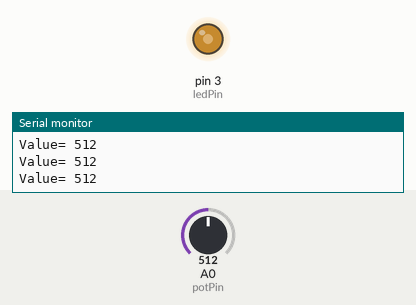
This sketch was run on a simulated Arduino Uno, built with avr-gcc and run on an emulated ATmega328P. Parts: output pins drawn as LEDs (lit = HIGH), the last lines printed to the serial monitor. The inputs (shaded band) are chosen by the test bench; at power-on: A0 (potPin) = 512.

Above: at 1.2 s.
1.3 s: A0 (potPin) set to 11
At 2.1 s:
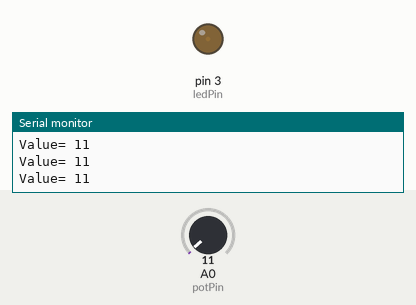
2.8 s: A0 (potPin) set to 8
5.8 s: A0 (potPin) set to 716
At 6.9 s:
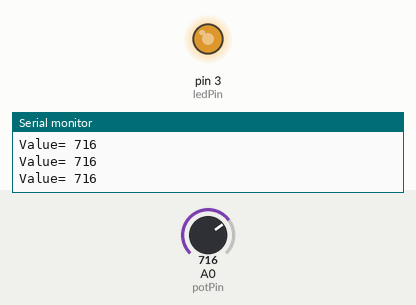
7.3 s: A0 (potPin) set to 109
At 7.9 s:
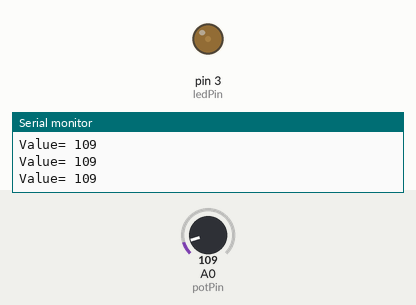
10.3 s: A0 (potPin) set to 94
At 11.2 s:
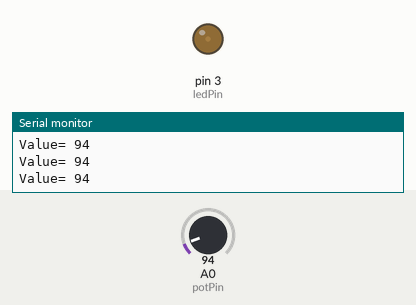
13.3 s: A0 (potPin) set to 0
At 14.5 s:
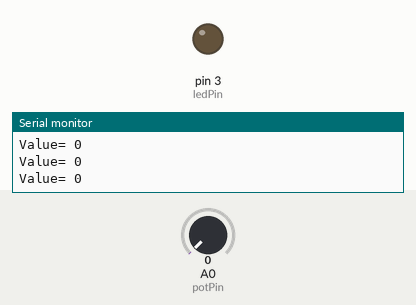
Timing chart, 0 to 15.8 s (numbered marks = the images above; inputs shaded):
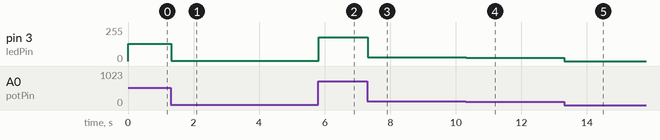

The sketch:

05_01_pot_led.ino
```cpp
const int potPin = A0;         //设置电位器模块的连接引脚为A0
const int ledPin=3;

void setup() {
  Serial.begin(9600);          //打开串口并设置串口的波特率
}

void loop() {
  int potVal = analogRead(potPin);       //从A0引脚读取模拟值
  Serial.print("Value= ");
  Serial.println(potVal);       //将串口值输送到串口监视器
  potVal=potVal/4;
  analogWrite(ledPin,potVal);

}
```

Measured:
- after the input at 1.3 s, pin 3 (ledPin): 128/255 → 2/255 at once
- after the input at 5.8 s, pin 3 (ledPin): 2/255 → 179/255 at once
- after the input at 7.3 s, pin 3 (ledPin): 179/255 → 27/255 at once
- after the input at 10.3 s, pin 3 (ledPin): 27/255 → 23/255 at once
- after the input at 13.3 s, pin 3 (ledPin): 23/255 → 0/255 at once
